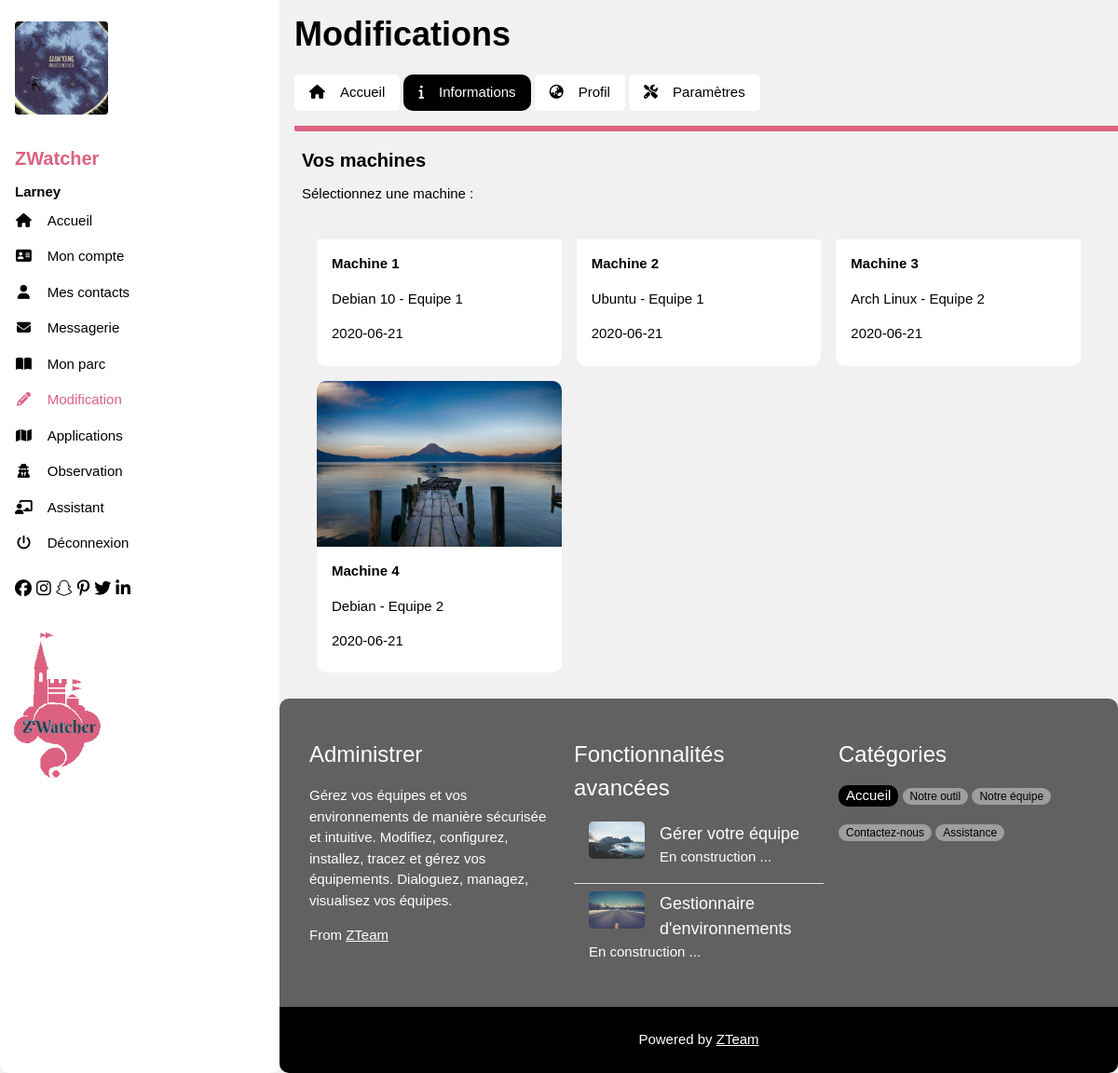
Before: /view/profil.php?action=modif_liste (signed in) with the older database file.
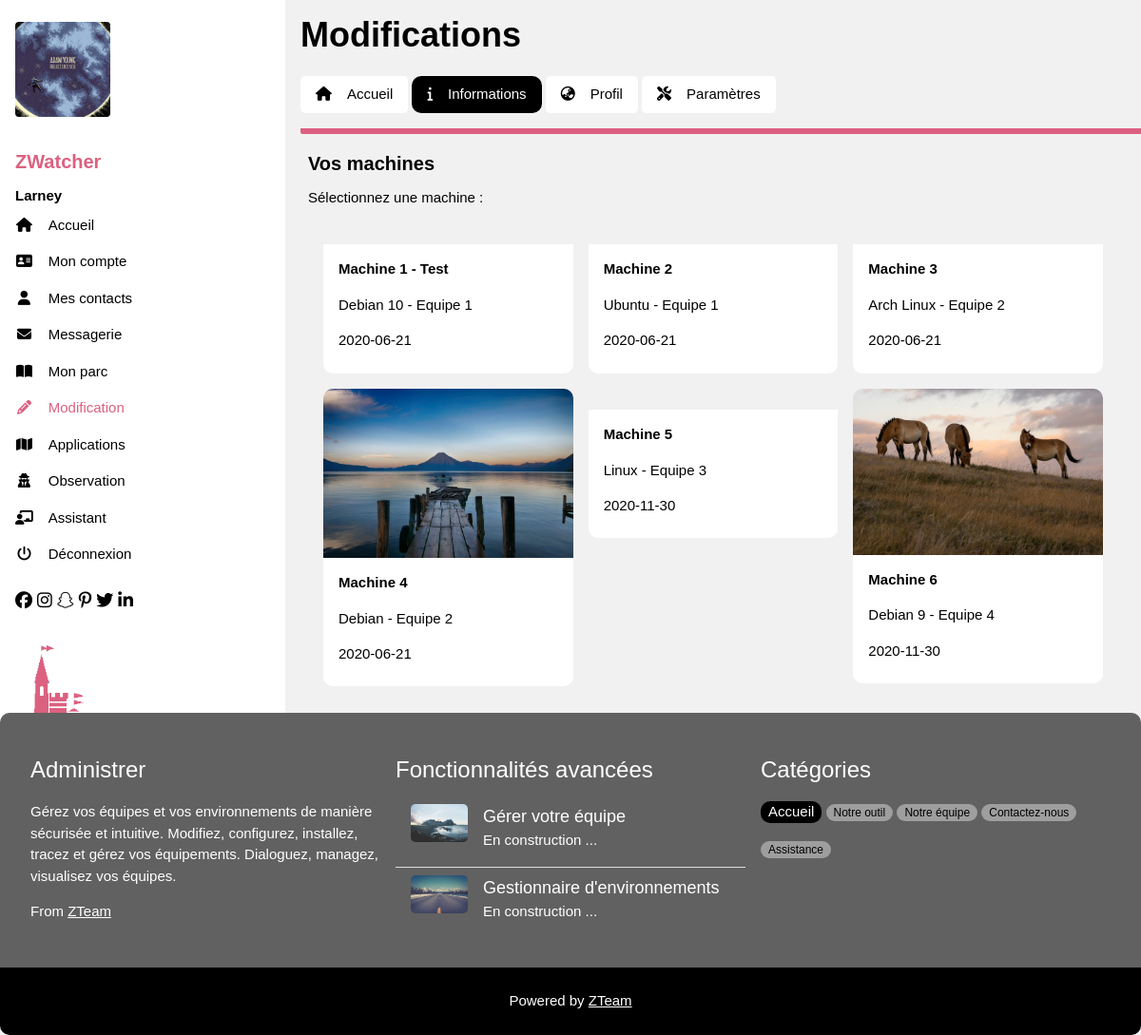
After: the same page with the newer database file.
### tables this page shows
CREATE TABLE `listes` (
  `id` int(11) NOT NULL,
  `titre` varchar(60) NOT NULL,
  `description` varchar(200) NOT NULL,
  `date_liste` date NOT NULL,
  `user_id` int(11) NOT NULL,
  `user_admin` int(11) NOT NULL,
  `ip` varchar(40) NOT NULL,
  `port` int(10) NOT NULL,
  `id_machine` varchar(40) NOT NULL,
  `pwd_machine` varchar(128) NOT NULL
);

### controller/profil_modif_liste.php (called while the page is built)
<?php
    $user = $_SESSION['id'];
    $req = get_listes($user);
    require('../view/profil_views/modif_liste.php');
?>

### model/select.php (called while the page is built, shortened)
<?php
    function get_listes($user){
        $link = NULL;
        try {
            if (!($link = connect_start()))
                throw new Exception("Could not connect to database");
                if (!($result = $link->query("SELECT id, titre, description, date_liste FROM listes WHERE user_id = $user"))) {
                    throw new Exception("No access to the table");
                }
                return $result;
        } catch (Exception $th) {
            echo "Internal error: ".$th->getMessage();
        }
    }
?>

### view/profil_views/modif_liste.php (the view, shortened to what the changed rows need)
<!DOCTYPE HTML>
    <html>
        <div id="haut">
        <h1><b>Modifications</b></h1>
                    </div>
                    </div>
                </header>
                <div class="w3-container w3-padding-large" style="">
                <div id="centre">
                <?php
                $i = 1;
                while($donnees = $req->fetch()){
                    if($i % 3 == 1){
                        echo "<div class='w3-row-padding'>";
                    }
                    $nb = rand(1, 32);
                    echo "<div class='w3-third w3-container w3-margin-bottom'>
                        <img src='../images/listes/l$nb.jfif' alt='' style='width:100%; border-radius:10px 10px 0px 0px;'>
                        <div class='w3-container w3-white2'>
                            <p><b>$donnees[1]</b></p>
                            <p>$donnees[2]</p>
                            $donnees[3]</br> </br>
                        </div>
                    </div>";
                    if($i % 3 == 0){
                        echo "</div>";
                    }
                    $i = $i + 1;
                }
                ?>
                </div>
                </div>
                </div>
    </html>

### view/profil.php (shortened to what the changed rows need)
<?php
require("../model/select.php");
?>
<!DOCTYPE HTML>
<html>
    <head>
        <?php
            if($_SESSION['graph'] == "normal"){
                echo"<link rel='stylesheet' href='../assets/css/profil_1.css'>
                <link rel='stylesheet' href='../assets/css/profil_2.css'>";
            }else if($_SESSION['graph'] == "dark"){
                echo "<link rel='stylesheet' href='../assets/css/profil_dark.css'>
                <link rel='stylesheet' href='../assets/css/profil_2_dark.css'>";
            }else if($_SESSION['graph'] == "ocean"){
                echo "<link rel='stylesheet' href='../assets/css/profil_ocean.css'>
                <link rel='stylesheet' href='../assets/css/profil_2_ocean.css'>";
            }
        ?>
        <link rel="stylesheet" href="../assets/css/profil_3.css">
        </head>
        <body class="w3-light-grey w3-content" style="max-width:3600px">
        <?php
        if (!isset($_GET['action'])) {
            echo "<nav class='w3-sidebar w3-collapse w3-white2 w3-animate-left' style='z-index:3;width:300px;'' id='mySidebar'><br>";
        }else{
            echo "<nav class='w3-sidebar w3-collapse w3-white2' style='z-index:3;width:300px;'' id='mySidebar'><br>";
        }
        ?>
        <div class="brand">
                <a href="https://twitter.com">
                <?php
                if($_SESSION['graph'] == "normal"){
                    echo"<img src='../images/graphismes/logo_normal_ter.png' width=70%/>";
                }else if($_SESSION['graph'] == "dark"){
                    echo"<img src='../images/graphismes/logo_dark_2.png' width=45%/>";
                }else if($_SESSION['graph'] == "ocean"){
                    echo"<img src='../images/graphismes/logo_transparent_centre_2.png' width=50%/>";
                }
                ?>
                </a>
            </div>
        </nav>
        <div class="w3-main" style="margin-left:300px">
        <header id="portfolio">
            <?php
                if($_SESSION['graph'] == "normal"){
                    echo"<div class='w3-container'>";
                }else if($_SESSION['graph'] == "dark"){
                    echo"<div>";
                }else if($_SESSION['graph'] == "ocean"){
                    echo"<div class='w3-container'>";
                }
            ?>
        <?php
        if (!isset($_GET['action'])) {
			require('../controller/profil_accueil.php');
		} else {
			switch ($_GET['action']) {
                case 'modif_liste':
					require('../controller/profil_modif_liste.php');
                break;
			}
		}
        ?>
        </body>
        </html>

Changed rows visible on the page:
changed listes "Debian 10 - Equipe 1": titre "Machine 1" → "Machine 1 - Test"
added listes: titre "Machine 5", description "Linux - Equipe 3", date_liste "2020-11-30"
added listes: shows a picture, titre "Machine 6", description "Debian 9 - Equipe 4", date_liste "2020-11-30"
